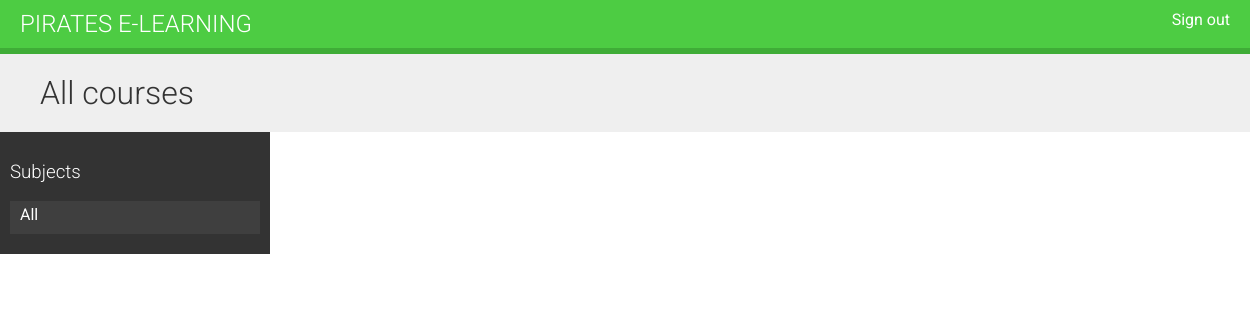
The app's page /, older data.
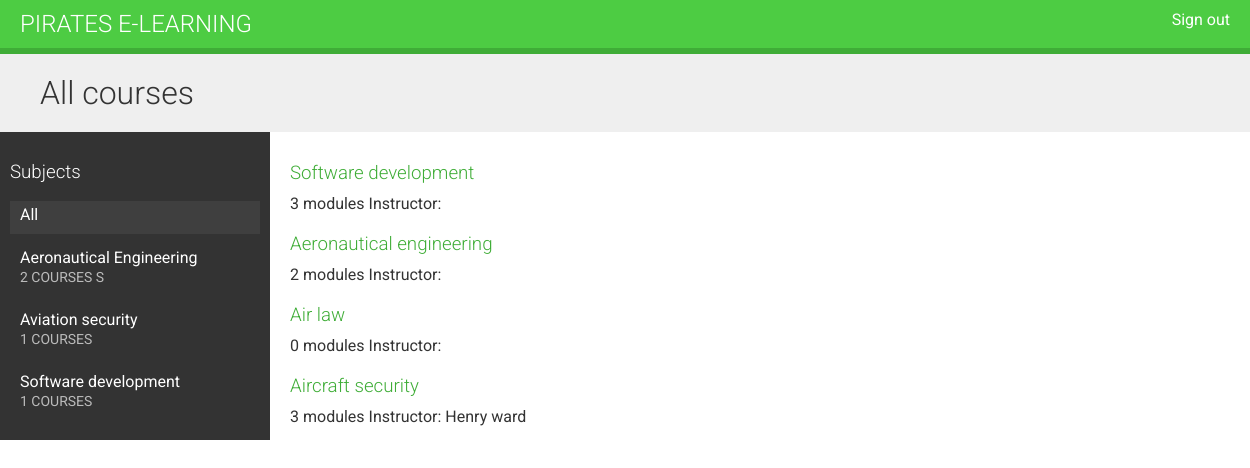
The same page, newer data.
### courses/models.py (models this page shows, shortened)
class Subject(models.Model):
    title = models.CharField(max_length=200)
    slug=models.SlugField(max_length=200,unique=True)
    class Meta:
        ordering=['title']

class Course(models.Model):
    owner=models.ForeignKey(User,
                            related_name='courses_created',
                            on_delete=models.CASCADE)
    students=models.ManyToManyField(User,related_name='courses_joined',
                                    blank=True)
    subjects=models.ForeignKey(Subject,
                              related_name='courses',
                              on_delete=models.CASCADE)
    title=models.CharField(max_length=200)
    slug=models.SlugField(max_length=200,unique=True)
    overview = models.TextField()
    created=models.DateTimeField(auto_now_add=True)
    class Meta:
        ordering = ['-created']

### courses/views.py (the view)
# urls.py: path('',CourseListView.as_view(),name='course_list'),
class CourseListView(TemplateResponseMixin, View):
    model = Course
    template_name = 'courses/list.html'
    def get(self, request, subject=None):
        subjects = cache.get('all_subjects')
        if not subjects:
            subjects = Subject.objects.annotate(
                total_courses=Count('courses')
            )
            cache.set('all_subjects', subjects)
        all_courses = Course.objects.annotate(
            total_modules=Count('modules'))
        if subject:
            subject = get_object_or_404(Subject, slug=subject)
            key = f'subject_{subject.id}_courses'
            courses = cache.get(key)
            if not courses:
                courses = all_courses.filter(subjects=subject)
                cache.set(key, courses)
        else:
            courses = cache.get('all_courses')
            if not courses:
                courses = all_courses
                cache.set('all_courses', courses)
        return self.render_to_response({
            'subjects': subjects,
            'subject': subject,
            'courses': courses
        })

### courses/templates/courses/list.html (shortened to what this page needs)
{% extends 'base.html' %}
{% block content %}
<h1>
    {% if subject %}
    {{ subject.title }} courses
    {% else %}
    All courses
    {% endif %}
</h1>
<div class="contents">
    <h3>Subjects</h3>
    <ul id="modules">
        <li {% if not subject %} class="selected" {% endif %}>
            <a href="{% url 'course_list' %}">All</a>
        </li>
        {% for s in subjects %}
        <li {% if subject == s %} class="selected" {% endif %}>
            <a href="{% url 'course_list_subject' s.slug %}">
                {{ s.title }}
                <br>
                <span>
                    {{ s.total_courses }} courses {{ s.total_courses|pluralize }}
                </span>
            </a>
        </li>
        {% endfor %}
    </ul>
</div>
<div class="module">
    {% for course in courses %}
    {% with subject=course.subject %}
    <h3>
        <a href="{% url 'course_detail' course.slug %}">
            {{ course.title }}
        </a>
    </h3>
    <p>
        {{ course.total_modules }} modules
        Instructor: {{ course.owner.get_full_name }}
    </p>
    {% endwith %}
    {% endfor %}
</div>
{% endblock %}

### courses/templates/base.html (shortened to what this page needs)
{% load static %}
<!DOCTYPE html>
<html lang="en">
<head>
    <link rel="stylesheet" href="{% static 'css/styles.css' %}">
</head>
<body>
    <div id="header">
        <a href="#" class="logo">Pirates E-learning</a>
        <ul class="menu">
            {% if request.user.is_authenticated %}
            <li><a href="{% url 'signup' %}">Sign up</a></li>
            {% else %}
            <li><a href="{% url 'logout' %}">Sign out</a></li>
            {% endif %}
        </ul>
    </div>
    <div id="content">
        {% block content %}
        {% endblock %}
    </div>
</body>
</html>

### courses/static/css/styles.css (style rules this page uses)
body { margin:0; font-family:'Roboto', sans-serif; font-weight:400; color:#333; }
a { color:#3fad37; text-decoration:none; }
ul { float:left; }
h1, h2, h3, h4, h5, h6 { font-family:'Roboto', sans-serif; font-weight:300; }
h1 { background:#efefef; width:100%; overflow:auto; padding:20px 0 20px 40px; margin:0; }
.module { padding:10px 20px; float:left; width:600px; }
.module h3 { margin:20px 0 0; padding:0; width:100%; }
.module p { margin:10px 0 20px; width:100%; float:left; }
#header { background:#4dcc43; overflow:auto; padding:10px 20px; border-bottom:6px solid #3fad37; }
#header .logo { text-decoration:none; font-family:'Roboto', sans-serif; font-weight:300; text-transform:uppercase; font-size:24px; color:#fff; float:left; }
#header a { color:#fff; }
#header .menu { list-style:none; float:right; margin:0; padding:0; }
.contents { width:20%; padding:10px; float:left; background:#333; color: #fff; font-family:'Roboto', sans-serif; }
.contents ul { list-style:none; margin:0; padding:0; width:100%; }
.contents ul li { margin:0 0 10px 0; padding:4px 10px 10px; overflow:auto; cursor:move; }
.contents ul li.selected { background:#3f3f3f; }
.contents ul span { text-transform:uppercase; color:#bbb; font-size:14px; }
.contents ul a { display:block; color:#fff; text-decoration:none; }

Row changes from the older to the newer data that the page shows:
added Subject: title "Aeronautical Engineering", total_courses "2"
added Subject: title "Aviation security", total_courses "1"
added Subject: title "Software development", total_courses "1"
added Course: title "Software development", total_modules "3"
added Course: title "Aeronautical engineering", total_modules "2"
added Course: title "Air law", total_modules "0"
added Course: title "Aircraft security", total_modules "3", owner.get_full_name "Henry ward"
